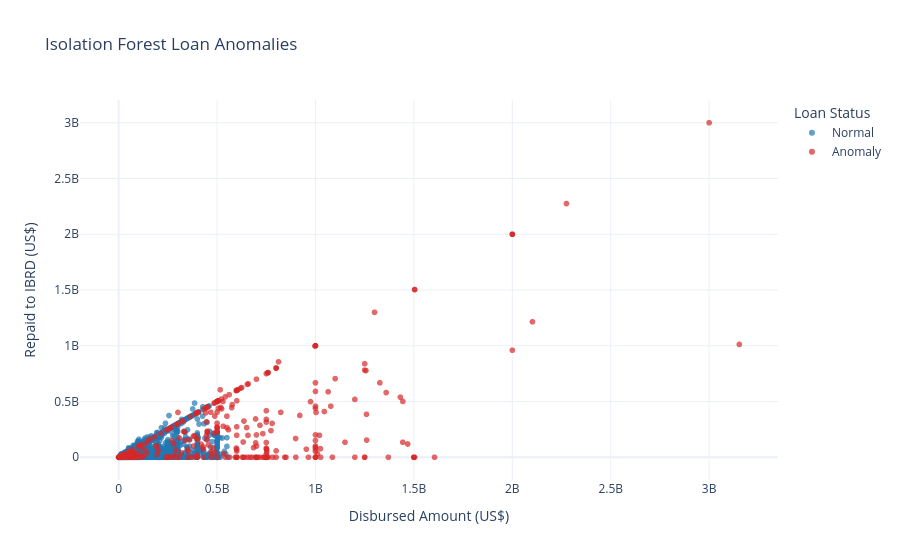

The code cell stored with this chart in its notebook:
### Code cell
feature_cols = [
    "Original Principal Amount (US$)",
    "Disbursed Amount (US$)",
    "repayment_ratio",
    "cancelled_percent",
    "loan_age_years",
]

X = df[feature_cols].fillna(0)
clf = IsolationForest(contamination=0.05, random_state=42)
df["anomaly"] = clf.fit_predict(X)

print(f"Anomaly count: {(df['anomaly'] == -1).sum()}")
print(f"Normal count: {(df['anomaly'] == 1).sum()}")

loan_anomalies = df[df["anomaly"] == -1].copy()
loan_anomalies = loan_anomalies.sort_values(["risk_score", "Original Principal Amount (US$)"], ascending=[False, False]).head(20)
print("Top 20 anomalous loans:")
print(loan_anomalies[[
    "Loan Number",
    "Country / Economy",
    "Region",
    "Original Principal Amount (US$)",
    "Disbursed Amount (US$)",
    "repayment_ratio",
    "cancelled_percent",
    "loan_age_years",
    "risk_score",
    "anomaly",
]].to_string(index=False))

scatter_df = df[[
    "Loan Number",
    "Country / Economy",
    "Region",
    "Disbursed Amount (US$)",
    "Repaid to IBRD (US$)",
    "anomaly",
]].dropna(subset=["Disbursed Amount (US$)", "Repaid to IBRD (US$)"]).copy()
scatter_df["anomaly_label"] = scatter_df["anomaly"].map({-1: "Anomaly", 1: "Normal"})

fig = px.scatter(
    scatter_df,
    x="Disbursed Amount (US$)",
    y="Repaid to IBRD (US$)",
    color="anomaly_label",
    color_discrete_map={"Anomaly": "#d62728", "Normal": "#1f77b4"},
    title="Isolation Forest Loan Anomalies",
    opacity=0.7,
    labels={"x": "Disbursed Amount (US$)", "y": "Repaid to IBRD (US$)", "anomaly_label": "Loan Status"},
)
fig.update_layout(template="plotly_white")
fig.show()
save_figure(fig, "anomaly_scatter_plot.png")

### Figure 1 — Plotly figure (JSON) as saved in the notebook; plotly's stock layout.template omitted (floating-point values rounded to 4 significant figures; data arrays with more than 128 entries replaced by an {"elided": "..."} marker saying what was removed)
{"data": [{"hovertemplate": "Loan Status=Normal<br>Disbursed Amount (US$)=%{x}<br>Repaid to IBRD (US$)=%{y}<extra></extra>", "legendgroup": "Normal", "marker": {"color": "#1f77b4", "opacity": 0.7, "symbol": "circle"}, "mode": "markers", "name": "Normal", "showlegend": true, "type": "scattergl", "x": {"elided": "9042 float values"}, "xaxis": "x", "y": {"elided": "9042 float values"}, "yaxis": "y"}, {"hovertemplate": "Loan Status=Anomaly<br>Disbursed Amount (US$)=%{x}<br>Repaid to IBRD (US$)=%{y}<extra></extra>", "legendgroup": "Anomaly", "marker": {"color": "#d62728", "opacity": 0.7, "symbol": "circle"}, "mode": "markers", "name": "Anomaly", "showlegend": true, "type": "scattergl", "x": {"elided": "476 float values"}, "xaxis": "x", "y": {"elided": "476 float values"}, "yaxis": "y"}], "layout": {"legend": {"title": {"text": "Loan Status"}, "tracegroupgap": 0}, "title": {"text": "Isolation Forest Loan Anomalies"}, "xaxis": {"anchor": "y", "domain": [0, 1], "title": {"text": "Disbursed Amount (US$)"}}, "yaxis": {"anchor": "x", "domain": [0, 1], "title": {"text": "Repaid to IBRD (US$)"}}}}
